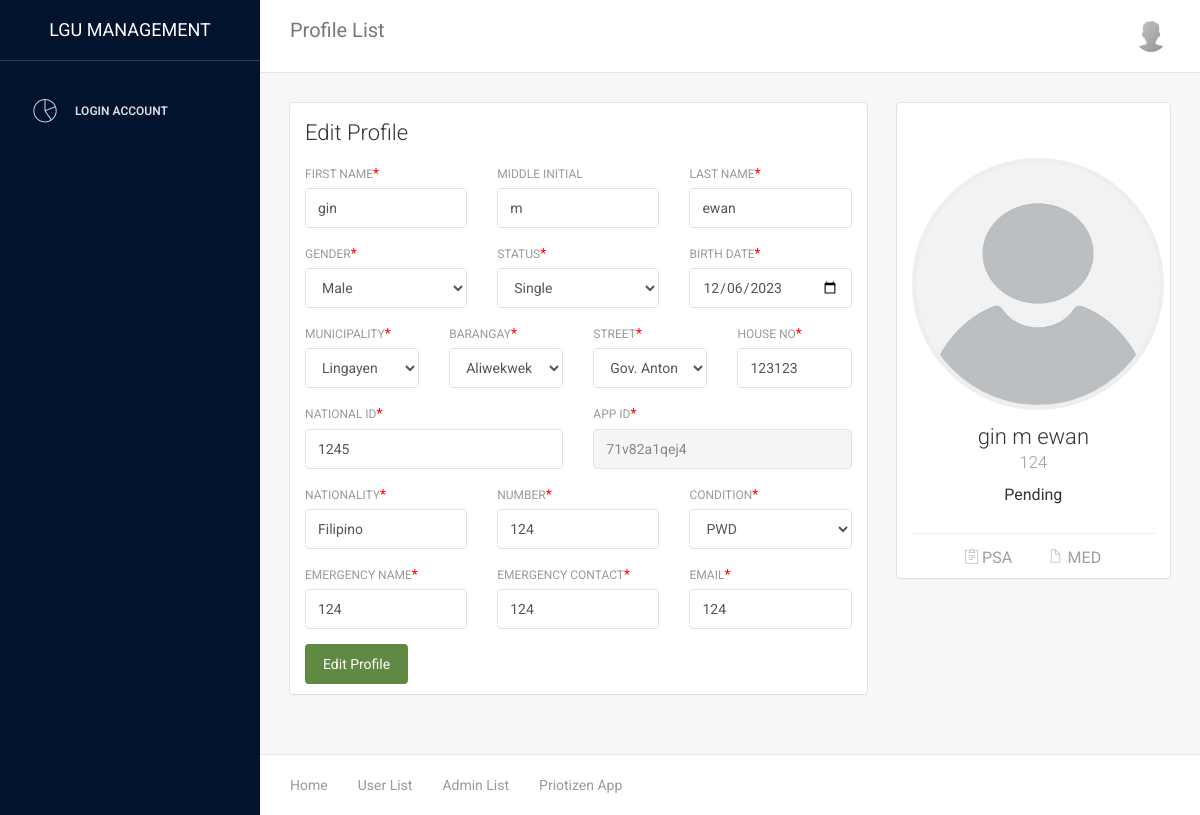
Page /LGU/user_edit.php?user_id=71v82a1qej4 on the committed database.
### tables this page shows
CREATE TABLE `verified` (
  `id` int(11) NOT NULL,
  `fname` varchar(45) DEFAULT NULL,
  `mi` varchar(15) DEFAULT NULL,
  `lname` varchar(45) DEFAULT NULL,
  `email` varchar(45) DEFAULT NULL,
  `bdate` varchar(20) DEFAULT NULL,
  `status_rs` varchar(20) DEFAULT NULL,
  `gender` varchar(20) DEFAULT 'Male',
  `address` varchar(100) DEFAULT NULL,
  `number` varchar(15) DEFAULT NULL,
  `valid_id` varchar(200) DEFAULT NULL,
  `app_id` varchar(15) DEFAULT NULL,
  `photo` varchar(200) DEFAULT NULL,
  `conditions` varchar(20) DEFAULT NULL,
  `nationality` varchar(45) NOT NULL DEFAULT 'Filipino',
  `family_name` varchar(45) DEFAULT NULL,
  `family_contact` varchar(15) DEFAULT NULL,
  `brgy` varchar(45) DEFAULT NULL
);

CREATE TABLE `address` (
  `id` int(11) NOT NULL,
  `user_id` varchar(45) DEFAULT NULL,
  `brgy` varchar(45) DEFAULT NULL,
  `street` varchar(45) DEFAULT NULL,
  `house` varchar(45) DEFAULT NULL
);

CREATE TABLE `account` (
  `id` int(11) NOT NULL,
  `account_id` varchar(45) DEFAULT NULL,
  `email` varchar(45) DEFAULT NULL,
  `passcode` varchar(45) DEFAULT NULL,
  `account_type` varchar(10) DEFAULT 'user',
  `account_status` varchar(10) DEFAULT 'Pending',
  `isfirstlogin` int(1) DEFAULT '0'
);

### LGU/user_edit.php (the view, shortened to what this page needs)
<?php
require('connection.php');
if(isset($_GET['user_id'])){
    $user_id = $_GET['user_id'];
}else{
    $user_id = $_SESSION['user_id'];
}
$query = "SELECT v.*, a.account_status ,ad.* , d.psa , d.med FROM verified v INNER JOIN  account a on a.account_id = v.app_id inner join doc d on v.app_id = d.user_id inner join address ad on ad.user_id = v.app_id where v.app_id= '$user_id'";
$result = mysqli_query($conn, $query);
$assoc = mysqli_fetch_assoc($result);
extract($assoc);
?>
<!doctype html>
<html lang="en">
<head>
    <link href="assets/css/bootstrap.min.css" rel="stylesheet" />
    <link href="assets/css/animate.min.css" rel="stylesheet"/>
    <link href="assets/css/light-bootstrap-dashboard.css?v=1.4.0" rel="stylesheet"/>
    <link href="assets/css/demo.css" rel="stylesheet" />
    <link href="assets/css/confirmation.css" rel="stylesheet" />
    <link href="http://maxcdn.bootstrapcdn.com/font-awesome/4.2.0/css/font-awesome.min.css" rel="stylesheet">
    <link href="assets/css/pe-icon-7-stroke.css" rel="stylesheet" />
</head>
<body>
<div class="wrapper">
    <div class="sidebar" data-color="purple" >
    	        <?php
        include('includes/sidebar.php'); ?>
    </div>
    <div class="main-panel">
		    <?php include('includes/navbar.php'); ?>
        <div class="content">
            <div class="container-fluid">
                <div class="row">
                    <div class="col-md-8">
                        <div class="card">
                            <div class="header">
                                <h4 class="title">Edit Profile</h4>
                            </div>
                            <div class="content">
                                    <div class="row">
                                        <div class="col-md-4">
                                            <div class="form-group">
                                                <label>First Name </label><span class="asterisk">*</span>
                                                <input id="fname" type="text" class="form-control"  placeholder="Enter first name"  value="<?php echo $fname; ?>" >
                                            </div>
                                        </div>
                                        <div class="col-md-4">
                                            <div class="form-group">
                                                <label>Middle Initial</label>
                                                <input id="mi" type="text" class="form-control" placeholder="Enter M.I" value="<?php echo $mi; ?>">
                                            </div>
                                        </div>
                                        <div class="col-md-4">
                                            <div class="form-group">
                                                <label for="exampleInputEmail1">Last Name</label><span class="asterisk">*</span>
                                                <input id="lname" type="text" class="form-control" placeholder="Enter last name" value="<?php echo $lname; ?>" >
                                            </div>
                                        </div>
                                    </div>
                                    <div class="row">
                                        <div class="col-md-4">
                                            <div class="form-group">
                                                <label>Gender</label><span class="asterisk">*</span>
                                                <select name="" class="form-control" id="gender">
                                                    <option value="male" <?php echo $gender=="male"? "selected":""; ?>>Male</option>
                                                </select>
                                            </div>
                                        </div>
                                        <div class="col-md-4">
                                            <div class="form-group">
                                                <label>Status</label><span class="asterisk">*</span>
                                                <select name="  " class="form-control" id="status">
                                                    <option value="single" <?php echo $status_rs=="single"? "selected":""; ?>>Single</option>
                                                </select>
                                            </div>
                                        </div>
                                        <div class="col-md-4">
                                            <div class="form-group">
                                                <label>Birth Date</label><span class="asterisk">*</span>
                                                <?php
                                                $formattedDate = date("Y-m-d", strtotime($bdate));
                                                ?>
                                                <input type="date" class="form-control" id="bdate" value="<?php echo $formattedDate ?>">
                                            </div>
                                        </div>
                                    </div>
                                    <div class="row otherInfoOff">
                                        <div class="col-md-3">
                                            <div class="form-group">
                                                <label>Municipality</label><span class="asterisk">*</span>
                                                <select name="  " class="form-control" id="municipality">
                                                    <option value="lingayen" selected>Lingayen</option>
                                                </select>
                                            </div>
                                        </div>
                                        <div class="col-md-3">
                                            <div class="form-group">
                                                <label>Barangay</label><span class="asterisk">*</span>
                                                <select name="" class="form-control" id="brgy" >
                                                    <option value="<?php echo $brgy ?>"><?php echo $brgy ?></option>
                                             </select>
                                            </div>
                                        </div>
                                        <div class="col-md-3">
                                            <div class="form-group">
                                                <label>Street</label><span class="asterisk">*</span>
                                                <select name="" class="form-control" id="street" >
                                                <option value="<?php echo $street ?>"><?php echo $street ?></option>
                                             </select>
                                            </div>
                                        </div>
                                        <div class="col-md-3">
                                            <div class="form-group">
                                                <label>House No</label><span class="asterisk">*</span>
                                                <input type="text" class="form-control" placeholder="House No/Block" id="house" value="<?php echo $house ?>">
                                            </div>
                                        </div>
                                    </div>
                                    <div class="row otherInfoOn" >
                                        <div class="col-md-6">
                                            <div class="form-group">
                                                <label>National ID</label><span class="asterisk">*</span>
                                                <input type="text" class="form-control" placeholder="Enter National ID Number" id="valid_id"  value="<?php echo $valid_id ?>">
                                            </div>
                                        </div>
                                        <div class="col-md-6">
                                            <div class="form-group">
                                                <label>APP ID</label><span class="asterisk">*</span>
                                                <input readonly type="text" class="form-control" placeholder="Enter APP ID Number" id="app_id" value="<?php echo $app_id ?>" >
                                            </div>
                                        </div>
                                    </div>
                                    <div class="row otherInfoOff">
                                        <div class="col-md-4">
                                            <div class="form-group">
                                                <label>Nationality</label><span class="asterisk">*</span>
                                                <input type="text" class="form-control" placeholder="Enter nationality" id="nationality" value="<?php echo $nationality ?>">
                                            </div>
                                        </div>
                                        <div class="col-md-4">
                                            <div class="form-group">
                                                <label>Number</label><span class="asterisk">*</span>
                                                <input type="text" class="form-control" placeholder="Enter number" id="number" value="<?php echo $number ?>">
                                            </div>
                                        </div>
                                        <div class="col-md-4">
                                            <div class="form-group">
                                                <label>Condition</label><span class="asterisk">*</span>
                                                <select name="  " class="form-control" id="conditions">
                                                    <option value="pwd" <?php echo $conditions=="pwd"? "selected":"" ?>>PWD</option>
                                                </select>
                                            </div>
                                        </div>
                                    </div>
                                    <div class="row otherInfoOn" >
                                        <div class="col-md-4">
                                            <div class="form-group">
                                                <label>Emergency Name</label><span class="asterisk">*</span>
                                                <input type="text" class="form-control" placeholder="Enter Emergency Name" id="family_name" value="<?php echo $family_name ?>" >
                                            </div>
                                        </div>
                                        <div class="col-md-4">
                                            <div class="form-group">
                                                <label>Emergency Contact</label><span class="asterisk">*</span>
                                                <input type="text" class="form-control" placeholder="Enter Emergency Contact" id="family_contact" value="<?php echo $family_contact ?>">
                                            </div>
                                        </div>
                                        <div class="col-md-4">
                                            <div class="form-group">
                                                <label>Email</label><span class="asterisk">*</span>
                                                <input type="email" class="form-control" placeholder="Email Address" id="email" value=" <?php echo $email ?>">
                                            </div>
                                        </div>
                                    </div>
                                    <div style="display: flex; gap:1em">
                                        <button type="submit" class="btn btn-info btn-fill pull-right " onclick="editUser()">Edit Profile</button>
                                    </div>
                            </div>
                        </div>
                    </div>
                    <div class="col-md-4">
                        <div class="card card-user">
                            <div class="image">
                            </div>
                            <div class="content">
                                <div class="author">
                                     <?php
                                        $imagePath = "../priotizen_app/user_img/$photo";
                                        if(file_exists($imagePath)) {
                                            echo '<img id="imageFile" class="avatar border-gray" style="height: 21em; width: 21em" src="../priotizen_app/user_img/'.$photo.'"  alt="..."/>';
                                        }else{
                                            echo '<img id="imageFile" class="avatar border-gray" style="height: 21em; width: 21em" src="../priotizen_app/user_img/empty.jpg"  alt="..."/>';
                                        }
                                      ?>
                                      <h4 class="title"><?php echo $fname." ".$mi." ".$lname ?><br />
                                         <small><?php echo $email ?></small>
                                      </h4>
                                    <h5><?php echo $account_status ?></h5>
                                </div>
                            </div>
                            <hr>
                            <div class="text-center">
                                <button onclick="showDoc('Psa')" href="#" class="btn btn-simple"><i class="pe-7s-note2"></i> PSA</button>
                                <button onclick="showDoc('Med')" href="#" class="btn btn-simple"><i class="pe-7s-file"></i> MED</button>
                            </div>
                        </div>
                    </div>
                </div>
            </div>
        </div>
        <footer class="footer">
            <div class="container-fluid">
                <nav class="pull-left">
                    <ul>
                        <li>
                            <a href="dashboard.php">
                                Home
                            </a>
                        </li>
                        <li>
                            <a href="table.php">
                                User List
                            </a>
                        </li>
                        <li>
                            <a href="table_user.php">
                                Admin List
                            </a>
                        </li>
                        <li>
                          <a href="../priotizen_app/index.html">
                                Priotizen App
                            </a>
                        </li>
                    </ul>
                </nav>
            </div>
        </footer>
    </div>
</div>
</body>
</html>

### LGU/assets/css/confirmation.css (style rules this page uses)
.asterisk { color: red; }

### rows in the picture
verified: fname "gin", mi "m", lname "ewan", gender "Male", status_rs "Single", bdate "12/06/2023", brgy "Aliwekwek", street "Gov. Antonio U. Sison", house "123123", valid "1245", app "71v82a1qej4", nationality "Filipino", number "124", conditions "PWD", family_name "124", family_contact "124", email "124", account.account_status "Pending"
